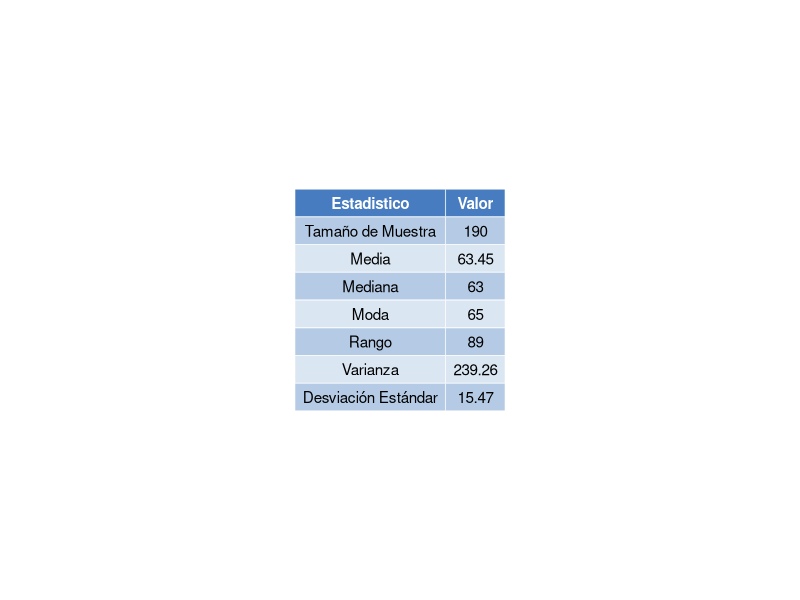
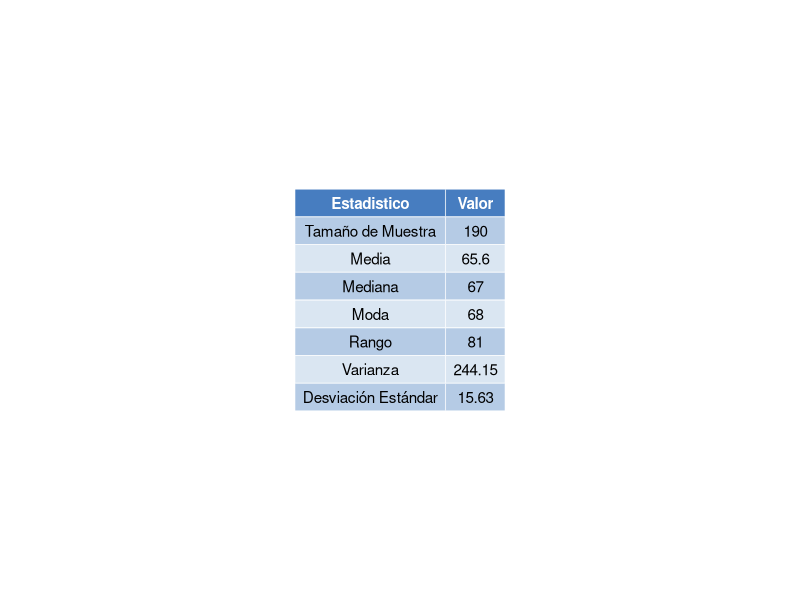
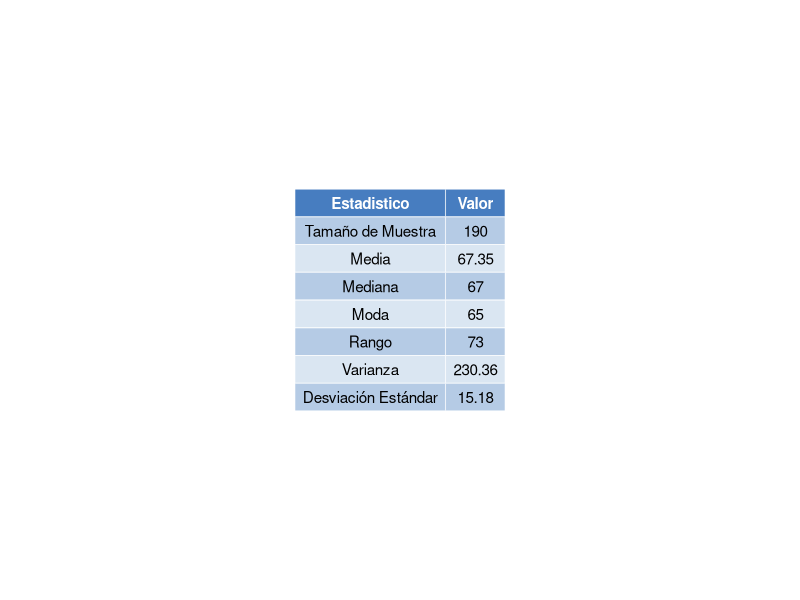
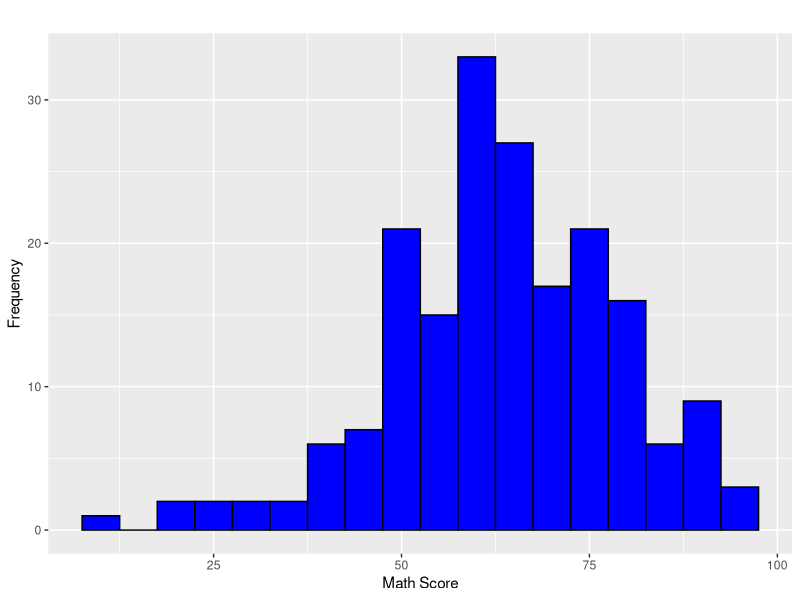
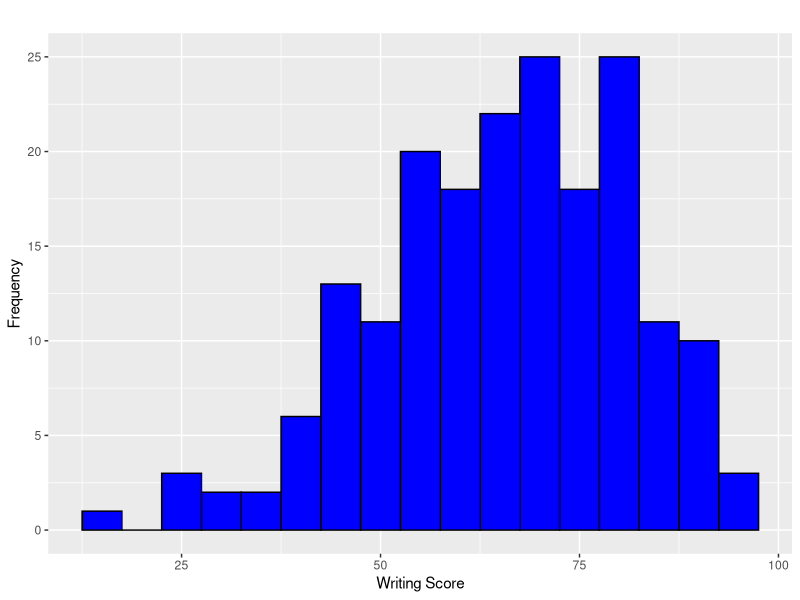
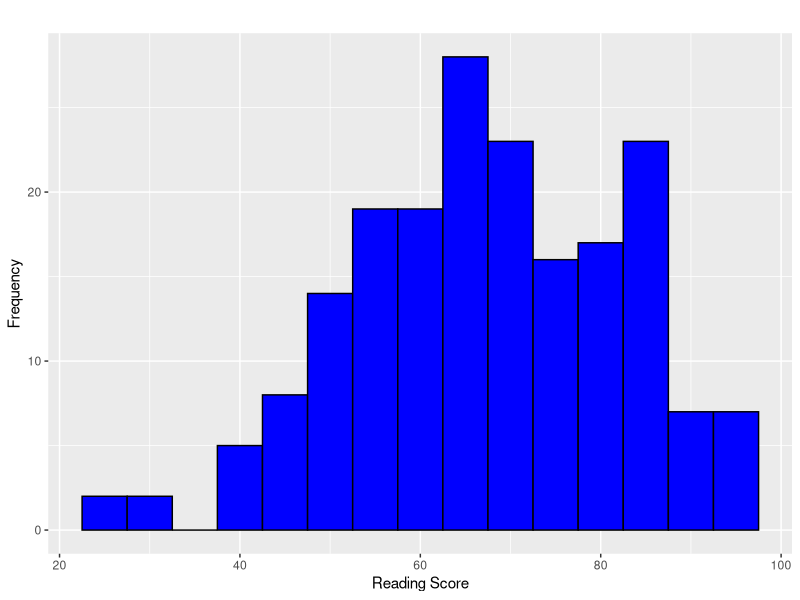
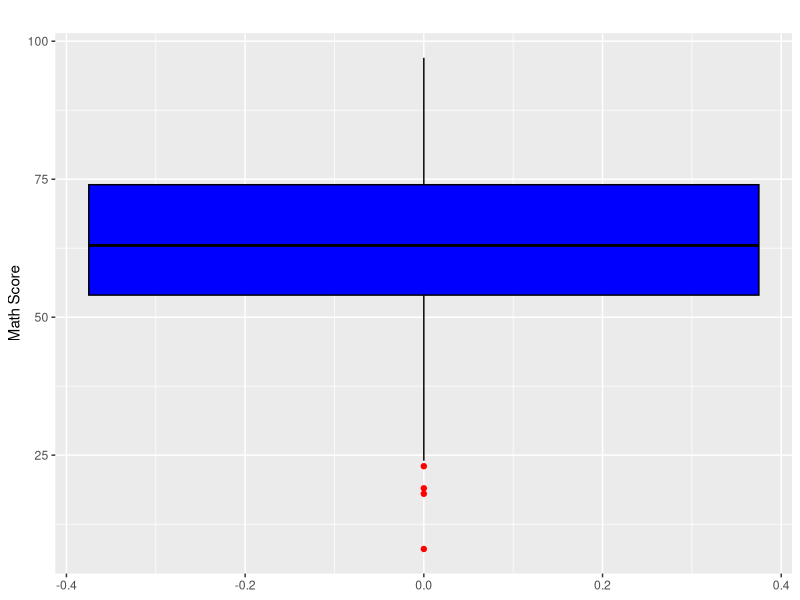
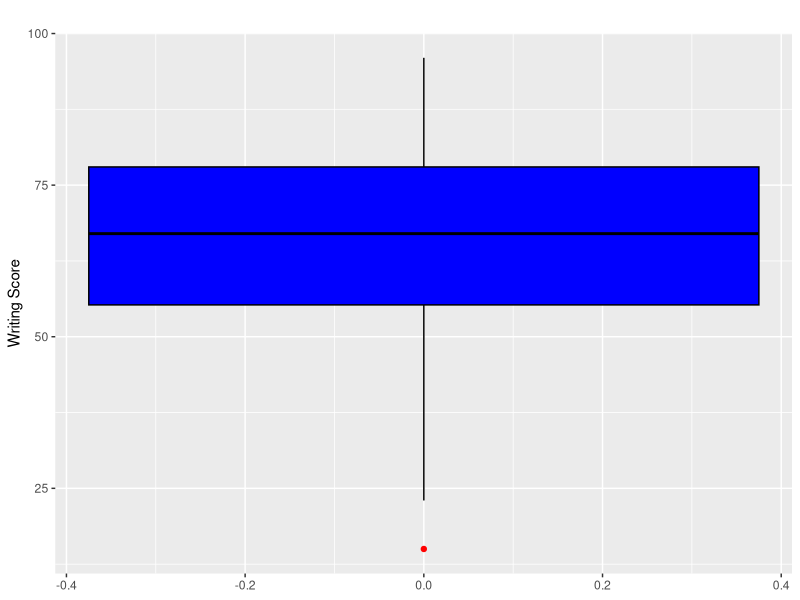

Source code (R) for these figures, in order:
library(dplyr)
library(ggplot2)
library(ggpubr)


get_mode <- function(v) {
  uniqv <- unique(v)
  uniqv[which.max(tabulate(match(v, uniqv)))]
}

calculate_statistics <- function(score_column) {

  size_muestra <- format(nrow(muestra_grupo_b), nsmall = 0)
  average <- round(mean(score_column, na.rm = TRUE), 2)
  variance <- round(var(score_column, na.rm = TRUE), 2)
  range_values <- range(score_column, na.rm = TRUE)
  range_value <- round(diff(range_values), 2)
  mode_value <- round(get_mode(score_column), 2)
  std_dev <- round(sd(score_column, na.rm = TRUE), 2)
  median_value <- round(median(score_column, na.rm = TRUE), 2)
  
  return(c(size_muestra, average, median_value,  mode_value, range_value,variance, std_dev))
}

make_table <- function(column_names, stats_columns) {
  return (data.frame(
  Statistic = column_names,
  Stats_Column = stats_columns
))
}

change_table_names <- function(table) {
  names(table) <- c("Estadistico", "Valor")
  return(table)
}

make_table_plot<-function(table, table_path){
table_plot <- ggtexttable(table, rows = NULL, theme = ttheme("mBlue"))
ggsave(table_path, plot = table_plot, width = 6, height = 4)  
}


make_histogram_plot <- function(data, score_column, binwidth = 5, fill_color = "blue", 
                                      border_color = "black", title, x_label, y_label = "Frequency", 
                                      file_path, width = 6, height = 4) {
  histogram_plot <- ggplot(data, aes_string(x = score_column)) +
    geom_histogram(binwidth = binwidth, fill = fill_color, color = border_color) +
    labs(title = title, x = x_label, y = y_label)
  
  ggsave(file_path, plot = histogram_plot, width = width, height = height)
}

make_box_plot <- function(data, score_column, fill_color = "blue", 
                          border_color = "black", title = NULL, 
                          y_label = NULL, file_path, 
                          outlier_color = "red", width = 4, height = 6) {
  
  # Check if the score_column exists in the data
  if (!score_column %in% names(data)) {
    stop(paste("Column", score_column, "not found in the data"))
  }
  
  # Set default labels if not provided
  if (is.null(title)) {
    title <- paste("Boxplot of", score_column)
  }
  if (is.null(y_label)) {
    y_label <- score_column
  }
  
  # Create the boxplot using ggplot2
  box_plot <- ggplot(data, aes_string(y = score_column)) +
    geom_boxplot(fill = fill_color, color = border_color, outlier.color = outlier_color) +
    labs(title = title, y = y_label)
  
  # Save the boxplot to the specified file path
  ggsave(file_path, plot = box_plot, width = width, height = height)
}


# Load the CSV file
data <- read.csv("StudentsPerformance.csv")
head(data)

muestra_grupo_b <- data %>%
  select(race_ethnicity, math_score, reading_score, writing_score) %>%
  filter(race_ethnicity == "group B")


math_stats <- calculate_statistics(muestra_grupo_b$math_score)
reading_stats <- calculate_statistics(muestra_grupo_b$reading_score)
writing_stats <- calculate_statistics(muestra_grupo_b$writing_score)

column_names <- c("Tamaño de Muestra", "Media", "Mediana","Moda","Rango",  "Varianza",  "Desviación Estándar")

math_table <- make_table(column_names, math_stats) %>% change_table_names()
writing_table <- make_table(column_names, writing_stats)%>% change_table_names()
reading_table <- make_table(column_names, reading_stats)%>% change_table_names()



make_table_plot(math_table,"objective3/descriptive_analysis/group_b/images/math_table_plot.png")
make_table_plot(writing_table,"objective3/descriptive_analysis/group_b/images/writing_table_plot.png")
make_table_plot(reading_table,"objective3/descriptive_analysis/group_b/images/reading_table_plot.png")



make_histogram_plot(
  data = muestra_grupo_b,
  score_column = "math_score",
  binwidth = 5,
  fill_color = "blue",
  border_color = "black",
  title = "",
  x_label = "Math Score",
  file_path = "objective3/descriptive_analysis/group_b/images/math_hist_plot.png"
)

make_histogram_plot(
  data = muestra_grupo_b,
  score_column = "writing_score",
  binwidth = 5,
  fill_color = "blue",
  border_color = "black",
  title = "",
  x_label = "Writing Score",
  file_path = "objective3/descriptive_analysis/group_b/images/writing_hist_plot.png"
)

make_histogram_plot(
  data = muestra_grupo_b,
  score_column = "reading_score",
  binwidth = 5,
  fill_color = "blue",
  border_color = "black",
  title = "",
  x_label = "Reading Score",
  file_path = "objective3/descriptive_analysis/group_b/images/reading_hist_plot.png"
)


make_box_plot(
  data = muestra_grupo_b,
  score_column = "math_score",
  fill_color = "blue",
  border_color = "black",
  title = "",
  y_label = "Math Score",
  file_path = "objective3/descriptive_analysis/group_b/images/math_box_plot.png",
  outlier_color = "red",
  width = 4,
  height = 6  
)
make_box_plot(
  data = muestra_grupo_b,
  score_column = "writing_score",
  fill_color = "blue",
  border_color = "black",
  title = "",
  y_label = "Writing Score",
  file_path = "objective3/descriptive_analysis/group_b/images/writing_box_plot.png",
  outlier_color = "red",
  width = 4,
  height = 6  
)
make_box_plot(
  data = muestra_grupo_b,
  score_column = "reading_score",
  fill_color = "blue",
  border_color = "black",
  title = "",
  y_label = "Reading Score",
  file_path = "objective3/descriptive_analysis/group_b/images/reading_box_plot.png",
  outlier_color = "red",
  width = 4,
  height = 6  
)

